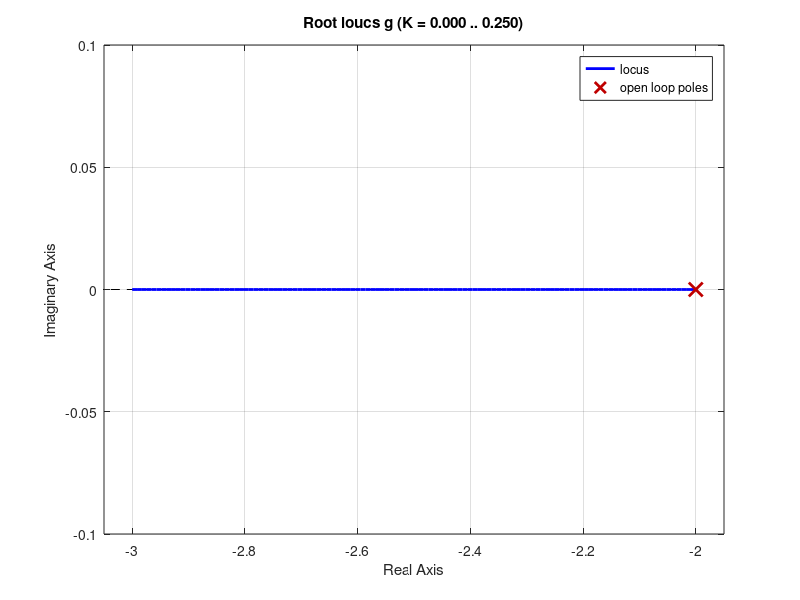
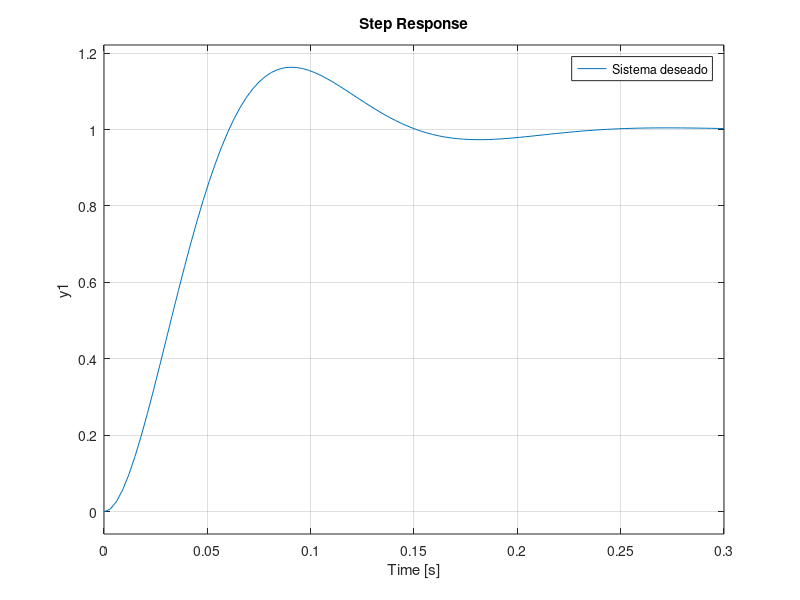
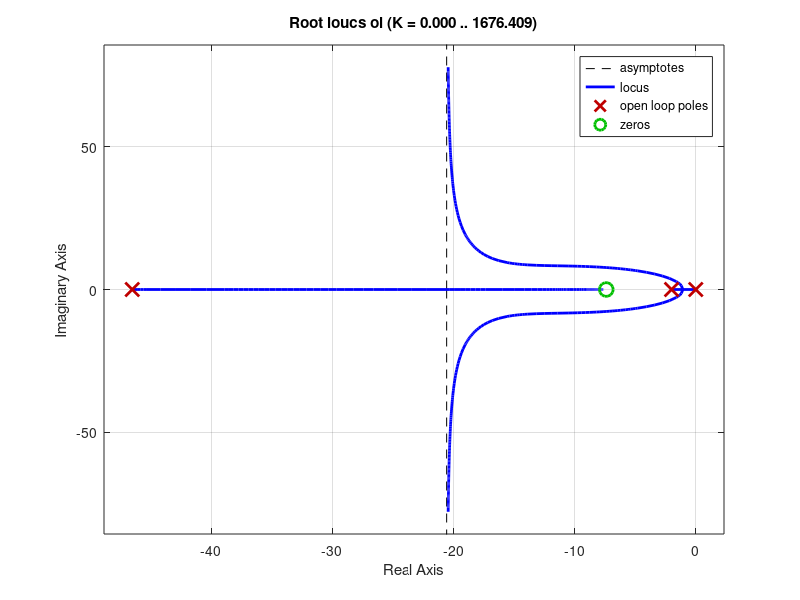
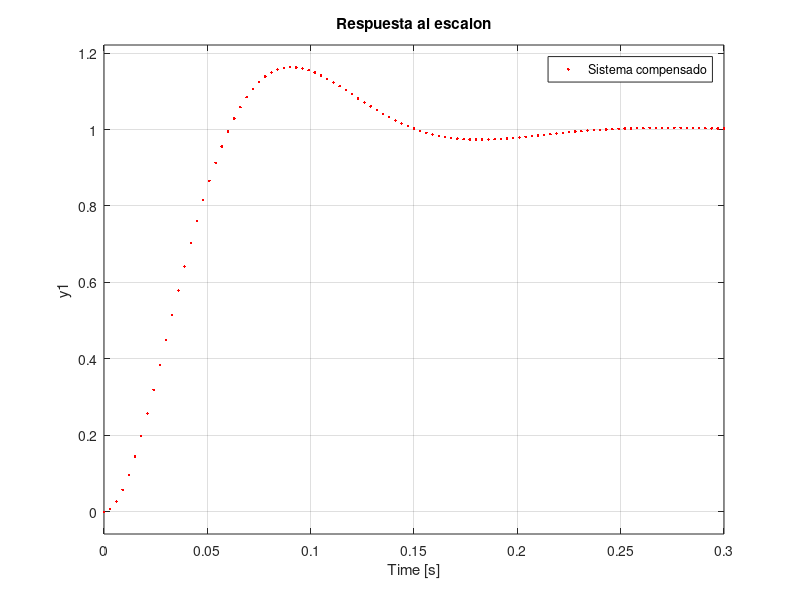

Recreate these plots in MATLAB, in order.
clc
clear
close all

%---------sistema en lazo abierto---
g=tf(4,[1 2]);
rlocus(g)
%---------sistema en lazo abierto---

%----------polos deseados-----------
s1=-20+20*sqrt(3)*i;
s2=-20-20*sqrt(3)*i;
den=conv([1 -s1],[1 -s2]);
hd=tf(den(3),den);
figure
step(hd)
legend('Sistema deseado')


%---------sistema en lazo abierto con G_c(s)=(s+z)/(s+p)---
%----------Encontrando angulo faltante------
ang = rad2deg(angle(4/(s1*(s1+2))));
angf= 180-ang;
phi=110; %90
theta=phi-angf;
%---------encontrando el cero y el polo---
if phi<=90
    x1=imag(s1)/tand(phi);
    x2=imag(s1)/tand(theta);
    z=x1+abs(real(s1));  %funciona si se ubica el cero por debajo o al lado izquierdo del polo deseado
    p=x2+abs(real(s1));
else
    x1=imag(s1)/tand(180-phi);
    x2=imag(s1)/tand(theta);
    z=abs(real(s1))-x1;
    p=x2+abs(real(s1));
    
end


% z=x1+abs(real(s1));
% p=x2+abs(real(s1));

gc=tf([1 z],[1 p])*tf(1,[1 0]);

ol=gc*g;
figure
rlocus(ol)
%---------sistema en lazo abierto con G_c(s)---


%---------encontrando la ganancia----
num=4*(s1+z);
den=s1*(s1+2)*(s1+p);
%num=4*(s1/3.26+1);
%den=s1*(s1+2)*(s1/6.13+1);
div=abs(num/den);
%K=5.061;
K=1/div;
%---------encontrando la ganancia----

%-------controlador completo----
gc=K*gc;
%-------controlador completo----
sc=gc*g; % sistema completo en lazo abierto
cl=feedback(sc,1) % sistema compensado en lazo cerrado
sis=feedback(g,1); % sistema sin compensador en lazo cerrado
figure
step(cl,'k')
hold on
step(sis,'b')
step(hd,'.r')
title('Respuesta al escalon')
legend('Sistema compensado', 'Sistema no compensado', 'Sistema deseado')

figure
subplot(1,2,1)
pzmap(sis,'b')
title('Sistema no compensado')
subplot(1,2,2)
pzmap(cl,'k')
title('Sistema compensado')
%----------compensador usando operacionales-------
%comparador
R1=10e3;
R2=R1;
R3=R1;
R4=R1;
%------red de adelanto-atraso-----
C1=10e-6;
C2=C1;
R1c=1/(z*C1);
R2c=1/(p*C2);
R3c=10e3;
R4c=K*R3c;

K_c=R4c*C1/(R3c*C2);
z=1/(R1c*C1);
p=1/(R2c*C2);

%----integrador----
Ri=10e3;
Ci=100e-6;



Gc=tf(K_c*[1 z],[1 p])*tf(1, [Ri*Ci 0]);
s_con=feedback(Gc*g,1)
figure
step(s_con,'k')
hold on
step(sis,'b')

title('Respuesta al escalon-Controlador implementado con operacionales')
legend('Sistema compensado', 'Sistema no compensado')
